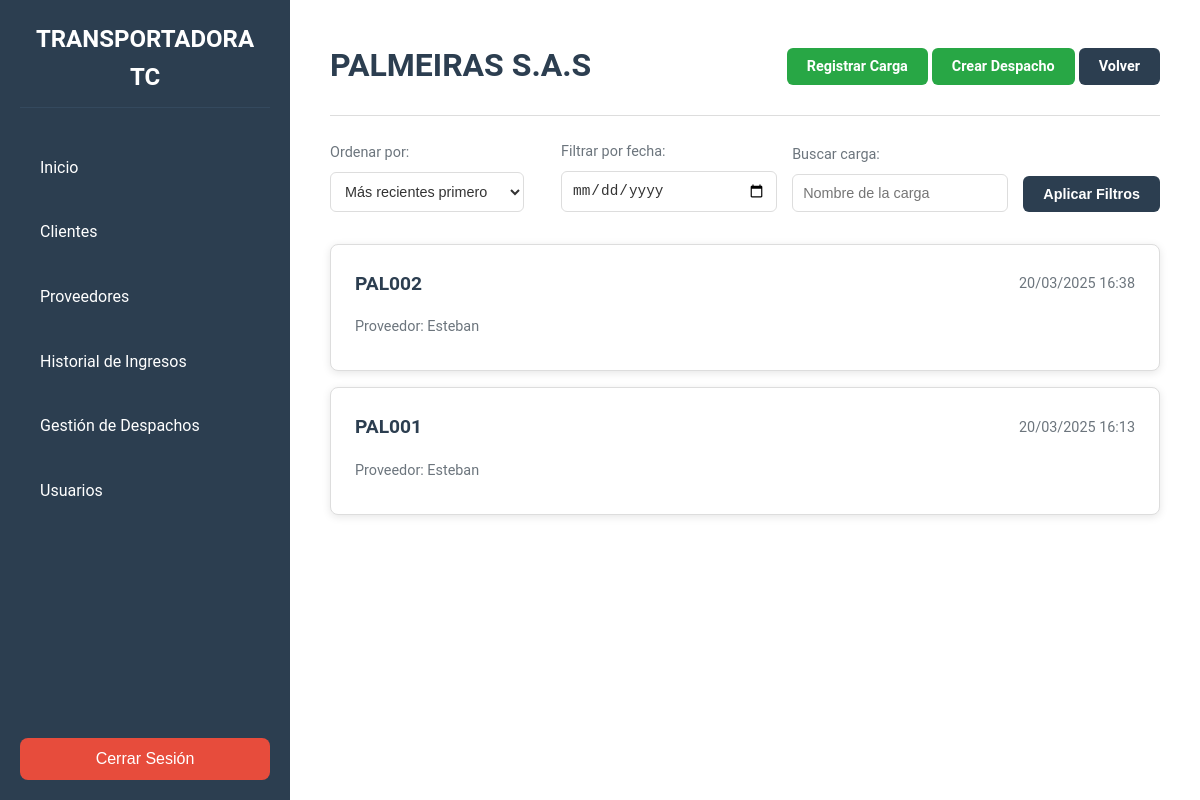
Page /clientes/PALMEIRAS S.A.S/ (signed in) on the earlier database version.
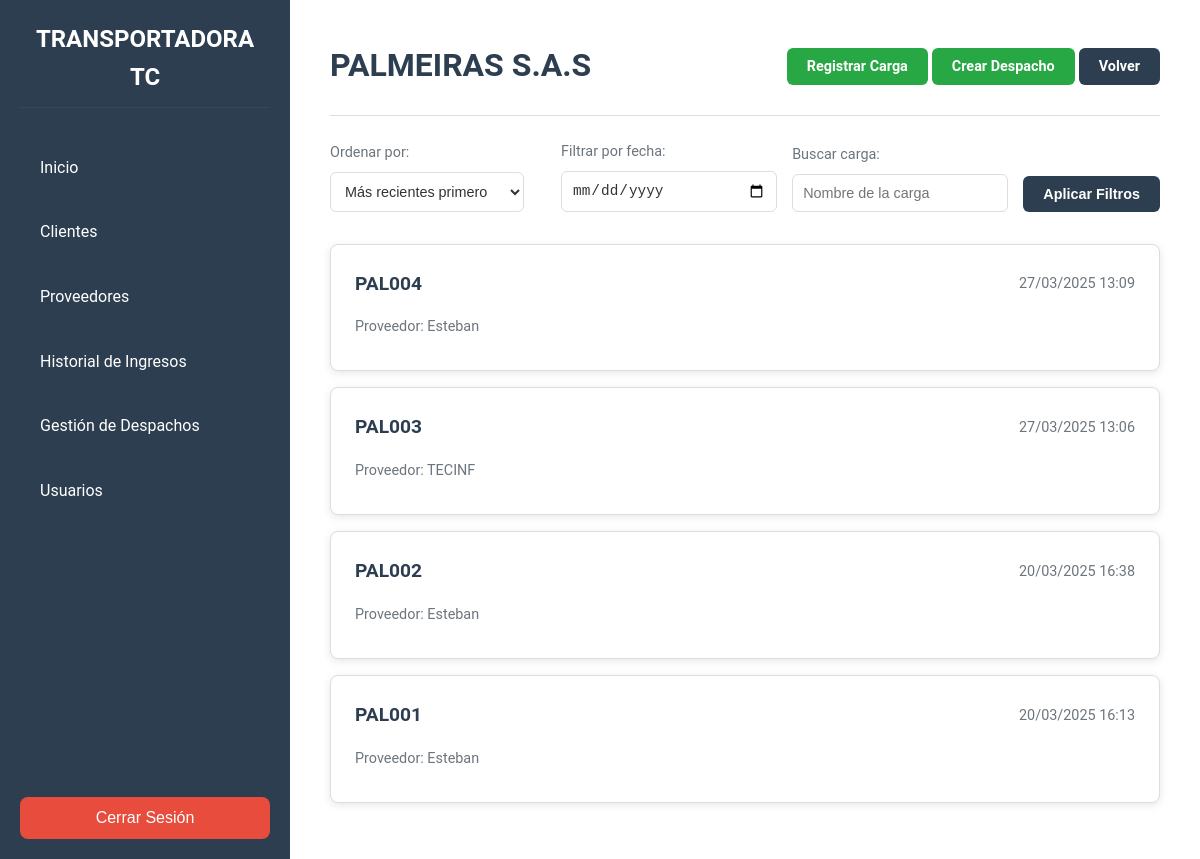
Same page on the later database version.
### clientes/models.py (models this page shows, shortened)
class Cliente(models.Model):
    nit = models.CharField(max_length=255, default="", unique=True, blank=False)
    nombre = models.CharField(max_length=255, blank=False)
    email = models.EmailField()
    telefono = models.CharField(max_length=15)
    ciudad = models.CharField(max_length=255)
    direccion = models.CharField(max_length=255)
    proveedores = models.ManyToManyField(Proveedor, related_name="clientes", blank=True)
    fecha_creacion = models.DateTimeField(auto_now_add=True)

### cargas/models.py (models this page shows, shortened)
class Carga(models.Model):
    nombre = models.CharField(max_length=20, unique=True)
    cliente = models.ForeignKey(Cliente, on_delete=models.CASCADE, related_name='cargas')
    proveedor = models.ForeignKey(Proveedor, on_delete=models.CASCADE, related_name='cargas')
    fecha = models.DateTimeField(auto_now_add=True)
    remision = models.CharField(unique=True, max_length=20)
    observacion = models.TextField(blank=True, null=True)
    archivo_factura = models.FileField(upload_to='facturas/', blank=True, null=True)

### proveedores/models.py (models this page shows, shortened)
class Proveedor(models.Model):
    nit = models.CharField(default='',max_length=255, unique=True, blank=True, null=True)
    nombre = models.CharField(max_length=255)
    contacto = models.CharField(default='',max_length=255, null=True,blank=True)
    fecha_creacion = models.DateTimeField(auto_now_add=True)

### clientes/views.py (the view)
# urls.py: path('<str:nombre>/', views.detalle_cliente ,name="detalle_cliente")
@login_required
def detalle_cliente(request, nombre):
    cliente = get_object_or_404(Cliente, nombre=nombre)
    cargas = Carga.objects.filter(cliente=cliente)
    orden = request.GET.get('orden')
    if orden == 'antiguo':
        cargas = cargas.order_by('fecha')
    else:
        cargas = cargas.order_by('-fecha')
    fecha = request.GET.get('fecha')
    if fecha:
        cargas = cargas.filter(fecha__date=fecha)
    buscar = request.GET.get('buscar')
    if buscar:
        cargas = cargas.filter(nombre__icontains=buscar)
    return render(request, 'clientes/detalle_cliente.html', {'cliente': cliente, 'cargas':cargas})

### clientes/templates/clientes/detalle_cliente.html (shortened to what this page needs)
{% extends 'base.html' %}
{% block content %}
<main class="main-content">
        <header class="content__header">
            <h1 class="content__title">{{ cliente.nombre }}</h1>
            <div>
                <a href="{% url 'registrar_carga' cliente.id %}" class="btn btn--success">Registrar Carga</a>
                <a href="{% url 'crear_despacho' cliente.nombre %}" class="btn btn--success">Crear Despacho</a>
                <a href="{% url 'clientes' %}" class="btn btn--primary">Volver</a>
            </div>
        </header>
        <hr class="divider">
        <div class="filtros">
            <div class="filtros">
                <form method="get" class="filtros-form">
                    <div class="filtro-group">
                        <label for="orden">Ordenar por:</label>
                        <select name="orden" id="orden">
                            <option value="reciente">Más recientes primero</option>
                        </select>
                    </div>
                    <div class="filtro-group">
                        <label for="fecha">Filtrar por fecha:</label>
                        <input type="date" name="fecha" id="fecha">
                    </div>
                    <div class="filtro-group">
                        <label for="buscar">Buscar carga:</label>
                        <input type="text" name="buscar" id="buscar" placeholder="Nombre de la carga">
                    </div>
                    <button type="submit" class="btn btn--primary">Aplicar Filtros</button>
                </form>
            </div>
        </div>
        <section class="cargas__list">
            {% if cargas %}
                {% for carga in cargas %}
                    <div class="carga-card">
                        <div class="carga-card__header">
                            <a href="{% url 'detalle_carga' carga.id %}">
                                <h2 class="carga-card__title">{{ carga.nombre }}</h2>
                            </a>
                            <p class="carga-card__fecha">{{ carga.fecha|date:"d/m/Y H:i" }}</p>
                        </div>
                        <p class="carga-card__proveedor">Proveedor: {{ carga.proveedor.nombre }}</p>
                    </div>
                {% endfor %}
            {% else %}
                <div class="no-cargas">
                    <p class="no-cargas__message">No hay cargas registradas.</p>
                </div>
            {% endif %}
        </section>
</main>
{% endblock %}

### main/templates/base.html (shortened to what this page needs)
{% load static %}
<!DOCTYPE html>
<html lang="es">
<head>
    <link rel="stylesheet" href="{% static 'css/styles.css' %}">
    <link rel="stylesheet" href="https://cdnjs.cloudflare.com/ajax/libs/font-awesome/6.4.0/css/all.min.css">
</head>
<body>
    <div class="layout">
        <aside class="sidebar">
            <div class="sidebar__header">
                <h2 class="sidebar__title">Transportadora TC</h2>
            </div>
            <nav class="sidebar__nav">
                <ul class="sidebar__menu">
                    <li class="sidebar__item"><a href="{% url 'home' %}" class="sidebar__link">Inicio</a></li>
                    <li class="sidebar__item"><a href="{% url 'clientes' %}" class="sidebar__link">Clientes</a></li>
                    <li class="sidebar__item"><a href="{% url 'proveedores' %}" class="sidebar__link">Proveedores</a></li>
                    <li class="sidebar__item"><a href="#" class="sidebar__link">Historial de Ingresos</a></li>
                    <li class="sidebar__item"><a href="{% url 'lista_despachos' %}" class="sidebar__link">Gestión de Despachos</a></li>
                    {% if user.is_staff %}
                        <li class="sidebar__item"><a href="#" class="sidebar__link">Usuarios</a></li>
                    {% endif %}
                </ul>
            </nav>
            <form action="{% url 'logout' %}" method="post" class="sidebar__logout">
                <button type="submit" class="sidebar__logout-btn">Cerrar Sesión</button>
            </form>
        </aside>
        <main class="content">
            {% block content %}
            {% endblock %}
        </main>
    </div>
</body>
</html>

### static/css/styles.css (style rules this page uses)
:root { --color-primary: #2c3e50; --color-secondary: #1abc9c; --color-danger: #e74c3c; --color-success: #28a745; --color-text: #333; --color-text-light: #6c757d; --color-bg: #f8f9fa; --color-white: #fff; --color-shadow: rgba(0, 0, 0, 0.1); --font-primary: 'Roboto', Arial, sans-serif; --sidebar-width: 250px; --color-warning: #ffc107; --color-info: #17a2b8; }
body { margin: 0; font-family: var(--font-primary); background-color: var(--color-bg); color: var(--color-text); line-height: 1.6; }
.layout { display: flex; min-height: 100vh; }
.sidebar { width: var(--sidebar-width); background-color: var(--color-primary); color: var(--color-white); display: flex; flex-direction: column; justify-content: space-between; padding: 20px; box-shadow: 2px 0 5px var(--color-shadow); }
.sidebar__header { text-align: center; margin-bottom: 20px; border-bottom: 1px solid #34495e; padding-bottom: 10px; }
.sidebar__title { font-size: 1.5rem; margin: 0; text-transform: uppercase; }
.sidebar__nav { flex-grow: 1; }
.sidebar__menu { list-style: none; padding: 0; margin: 0; }
.sidebar__item { margin: 15px 0; }
.sidebar__link { text-decoration: none; color: var(--color-white); font-size: 1rem; display: block; padding: 12px 20px; border-radius: 8px; transition: background-color 0.3s ease, transform 0.2s ease; }
.sidebar__logout { margin-top: 20px; }
.sidebar__logout-btn { background-color: var(--color-danger); color: var(--color-white); border: none; padding: 12px 20px; border-radius: 8px; cursor: pointer; font-size: 1rem; width: 100%; text-align: center; transition: background-color 0.3s ease, transform 0.2s ease; }
.content { flex-grow: 1; background-color: var(--color-white); overflow-y: auto; padding: 20px; }
.btn { padding: 10px 20px; border-radius: 5px; text-decoration: none; font-weight: bold; transition: background-color 0.3s ease; }
.btn--primary { background-color: #007bff; color: var(--color-white); }
.btn--success { background-color: var(--color-success); color: var(--color-white); }
.main-content { margin: 0 auto; padding: 20px; }
.content__header { display: flex; justify-content: space-between; align-items: center; margin-bottom: 1.5rem; }
.content__title { font-size: 2rem; color: var(--color-primary); margin: 0; }
.divider { border: none; height: 1px; background-color: #ddd; margin: 1.5rem 0; }
.btn { padding: 10px 20px; border-radius: 6px; font-size: 0.9rem; font-weight: bold; text-align: center; cursor: pointer; transition: background-color 0.3s ease; border: none; }
.btn--primary { background-color: var(--color-primary); color: var(--color-white); }
.cargas__list { display: block; margin-top: 1.5rem; }
.carga-card { background-color: var(--color-white); border: 1px solid #ddd; border-radius: 8px; padding: 1.5rem; box-shadow: 0 2px 8px rgba(0, 0, 0, 0.1); transition: transform 0.3s ease, box-shadow 0.3s ease; margin: 1rem 0; }
.carga-card a { text-decoration: none; }
.carga-card__header { display: flex; justify-content: space-between; align-items: center; margin-bottom: 1rem; }
.carga-card__title { font-size: 1.2rem; color: var(--color-primary); margin: 0; }
.carga-card__fecha { font-size: 0.9rem; color: var(--color-text-light); margin: 0; }
.carga-card__proveedor { font-size: 0.9rem; color: var(--color-text-light); margin-bottom: 0.5rem; }
.filtros { margin-bottom: 2rem; }
.filtros-form { display: flex; gap: 1rem; align-items: flex-end; flex-wrap: wrap; }
.filtro-group { flex: 1; min-width: 200px; align-items: center; }
.filtro-group label { display: block; margin-bottom: 0.5rem; font-size: 0.9rem; color: var(--color-text-light); }
.filtro-group select, .filtro-group input { width: 90%; padding: 10px; border: 1px solid #ddd; border-radius: 6px; font-size: 0.9rem; color: var(--color-text); background-color: var(--color-white); transition: border-color 0.3s ease; }

Differences in the rows shown:
added Carga: nombre "PAL004", fecha "27/03/2025 13:09", proveedor.nombre "Esteban"
added Carga: nombre "PAL003", fecha "27/03/2025 13:06", proveedor.nombre "TECINF"
